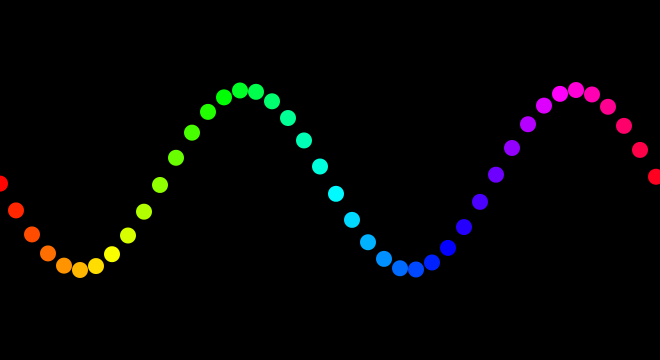
Frame 1 (no input)
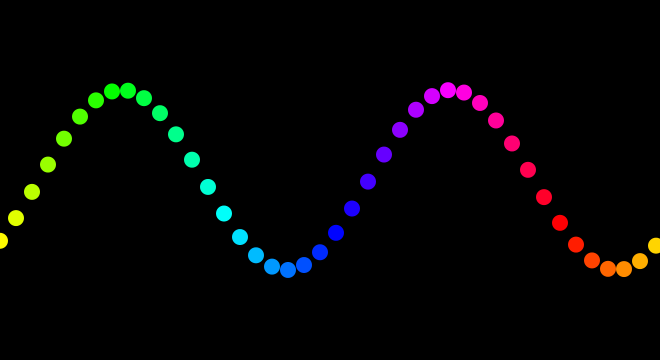
Frame 60 (the mouse pressed at the canvas centre just before this capture)
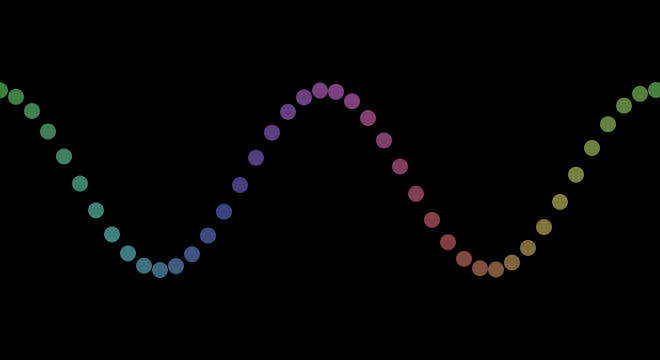
Frame 120 (the mouse held since frame 60 and released just before this capture)

The Processing sketch that drew these frames (run headless with seeded random() and noise(); from frame 60 on, the mouse is pressed at the canvas centre):

// Processing sketch: processing_151927
// ── processing_151927.pde

/*
*
*
*  copied from processing.org sin wave example
*  trying to add rainbow cycling along the wave,
*
*   mouse left - right - saturation
*   mouse up - down - brightness
*   phase - left/right arrow
*   amplitude - up/down arrow
*   Shift - angular momentum +
*   Control - angular momentum -
*   
*  changed to multi dim array
*
*
*/

int xspacing = 16;   // How far apart should each horizontal location be spaced
int w;              // Width of entire wave

float theta = 0.0;  // Start angle at 0
float angMom = .04;  // angular momentum
float amplitude = 90.0;  // Height of wave
float period = 330.0;  // How many pixels before the wave repeats
float dx;  // Value for incrementing X, a function of period and xspacing
float[][] yvalues;  // Using an array to store height values for the wave
int[] coloff;
int colMax = 360;        //colour range
int brlValue;
int satValue;
int phase = 2;

void setup() {
  colorMode(HSB,colMax,255,255);
  size(660, 360);
  w = width+16;
  dx = (TWO_PI / period) * xspacing;
  yvalues = new float[w/xspacing][w/xspacing];
  coloff = new int[w/xspacing];
}

void draw() {
  period = int (width / phase);
  dx = (TWO_PI / period) * xspacing;
  background(0);
  satValue =int(map(mouseX,0,width,255,1));
  brlValue =int(map(mouseY,0,height,255,1));
 
  calcWave();
  renderWave();
}

void calcWave() {
  // Increment theta (try different values for 'angular velocity' here
  theta += angMom;

  // For every x value, calculate a y value with sine function
  float x = theta;
  for (int i = 0; i < yvalues.length; i++) {
    yvalues[i][1] = sin(x)*amplitude;

    //we want to cycle through 360
    yvalues[i][2] =float(int(theta / angMom)%colMax);
    
    
    x+=dx;
  }
}

void renderWave() {
  noStroke();
  fill(255);
  float rwCol = 1;
  
  // A simple way to draw the wave with an ellipse at each location
  for (int x = 0; x < yvalues.length; x++) {
    
    //set the color to offset along the wave
    rwCol = (x * colMax/yvalues.length) + yvalues[x][2];
    if (rwCol > colMax) rwCol = rwCol - colMax;
    
    fill(rwCol, satValue, brlValue);
    
    ellipse(x*xspacing, height/2+yvalues[x][1], 16, 16);
    
  }
}


void keyPressed() {
  if (key == CODED) {
    switch(keyCode) {
      case SHIFT: 
        angMom = angMom + .01;
        break;
      case CONTROL: 
        if (angMom>=.02) angMom = angMom - .01;
        break;
      
      case UP: 
        if (amplitude < (height/2)) amplitude++;
        break;
      case DOWN:
        if (amplitude > 2) amplitude--;
        break;
      case LEFT:
        if (phase > 1) phase--;        
        break;
      case RIGHT:
        phase++;              
        break;
    }
  }
      
}
    
    
   
